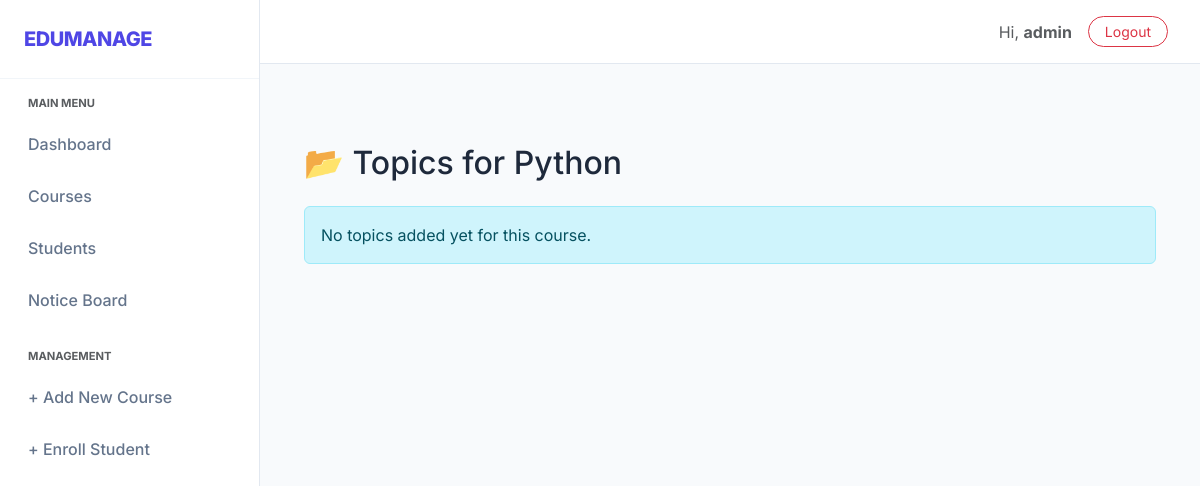
The page /admin-panel/courses/1/topics/ (signed in) on the database as committed earlier.
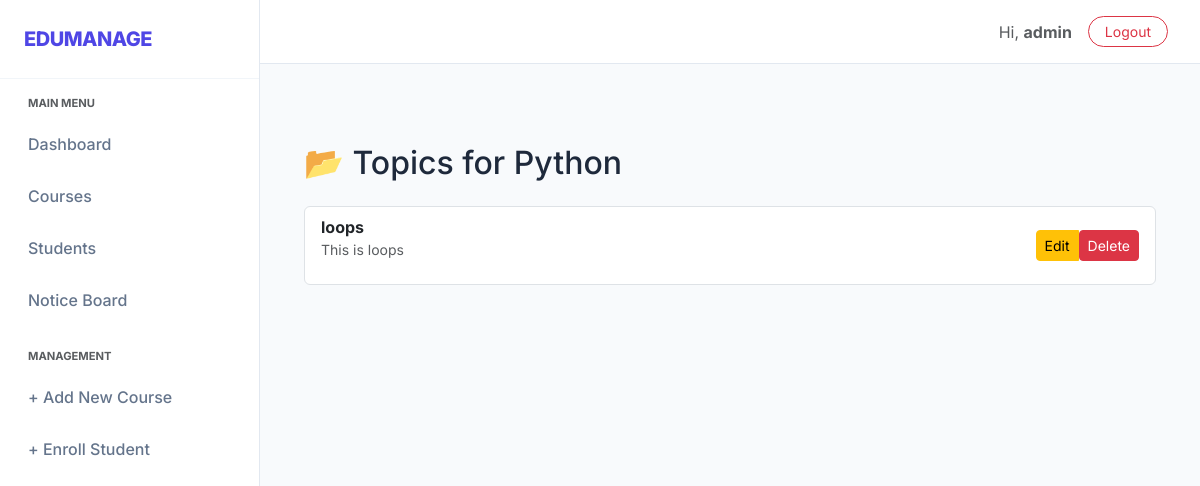
The same page on the database as committed later.
### myapp/models.py (models this page shows, shortened)
class Topic(models.Model):
    course = models.ForeignKey(Course, on_delete=models.CASCADE, related_name="topics")
    title = models.CharField(max_length=200)
    description = models.TextField()

### myapp/views.py (the view)
# urls.py: path("courses/<int:course_id>/topics/", views.view_topics, name="view_topics"),
@login_required
def view_topics(request, course_id):
    course = get_object_or_404(Course, id=course_id)
    topics = course.topics.all()
    return render(request, "myapp/view_topics.html", {"course": course, "topics": topics})

### myapp/templates/myapp/view_topics.html (shortened to what this page needs)
{% extends "myapp/index.html" %}
{% block content %}
<div class="container my-5">
    <h2 class="mb-4">📂 Topics for {{ course.name }}</h2>
    {% if topics %}
        <ul class="list-group">
            {% for topic in topics %}
                <li class="list-group-item d-flex justify-content-between align-items-center">
                    <div>
                        <strong>{{ topic.title }}</strong>
                        <p class="text-muted small">{{ topic.description }}</p>
                    </div>
                    <div class="btn-group">
                        <a href="{% url 'myapp:edit_topic' topic.id %}" class="btn btn-sm btn-warning">
                             Edit
                        </a>
                        <form action="{% url 'myapp:delete_topic' topic.id %}" method="post" onsubmit="return confirm('Delete this topic?');">
                            <button type="submit" class="btn btn-sm btn-danger">
                                 Delete
                            </button>
                        </form>
                    </div>
                </li>
            {% endfor %}
        </ul>
    {% else %}
        <div class="alert alert-info">No topics added yet for this course.</div>
    {% endif %}
</div>
{% endblock %}

Rows that differ between the two databases and show on the page:
added Topic: title "loops", description "This is loops"
Other text that changed with them:
text no longer shown: "No topics added yet for this course."
